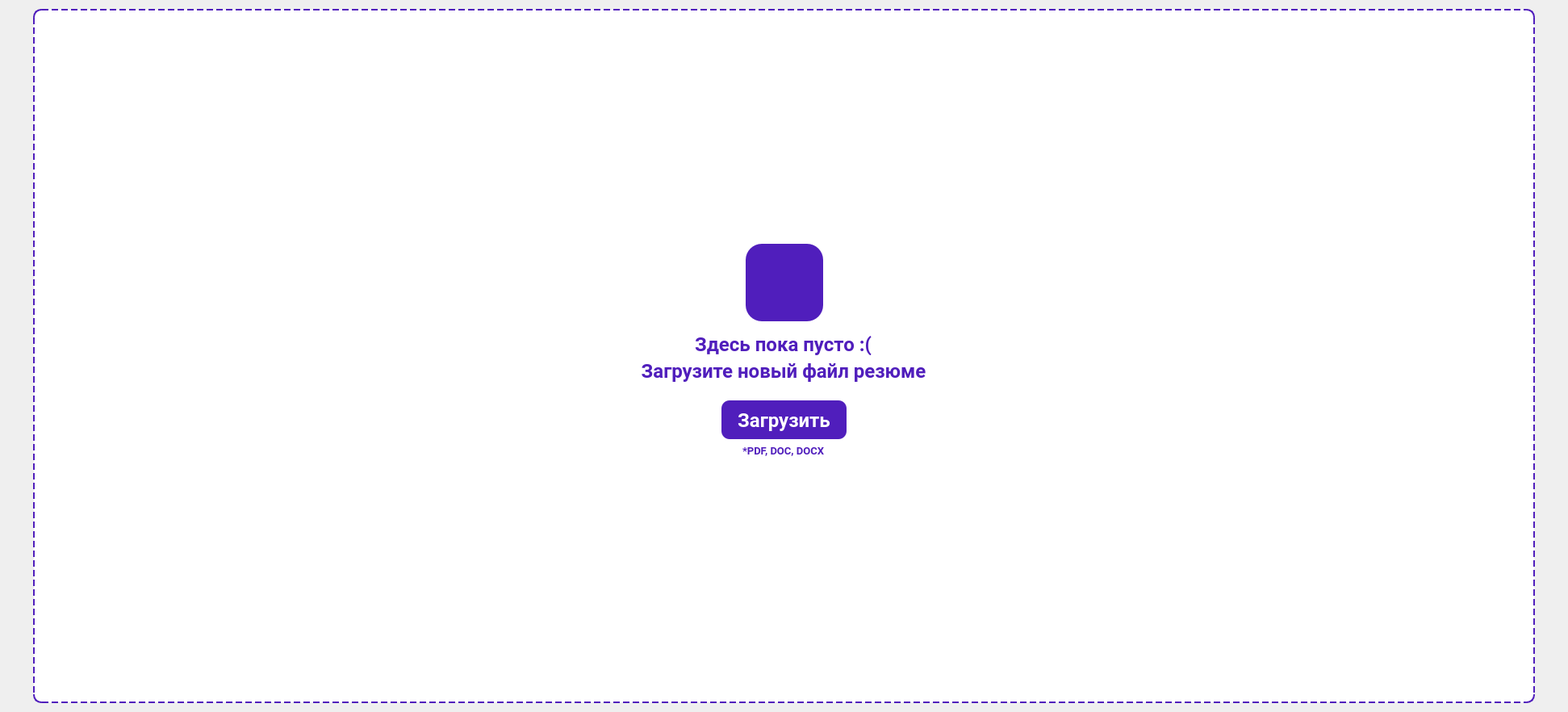
     <widget class="QFrame" name="addLayoutFrame">
      <layout class="QHBoxLayout" name="addLayout">
       <property name="spacing">
        <number>0</number>
       </property>
       <item>
        <widget class="QLabel" name="label_2">
         <property name="minimumSize">
          <size>
           <width>30</width>
           <height>0</height>
          </size>
         </property>
         <property name="maximumSize">
          <size>
           <width>30</width>
           <height>16777215</height>
          </size>
         </property>
         <property name="text">
          <string/>
         </property>
        </widget>
       </item>
       <item>
        <widget class="QFrame" name="addFrame">
         <property name="minimumSize">
          <size>
           <width>1861</width>
           <height>860</height>
          </size>
         </property>
         <property name="maximumSize">
          <size>
           <width>1861</width>
           <height>860</height>
          </size>
         </property>
         <property name="layoutDirection">
          <enum>Qt::LeftToRight</enum>
         </property>
         <property name="styleSheet">
          <string notr="true">QWidget {
	background-color: #FFFFFF;
	border: 2px dashed #501EBC;
	border-radius: 10px;
}</string>
         </property>
         <layout class="QVBoxLayout" name="verticalLayout_3">
          <property name="spacing">
           <number>5</number>
          </property>
          <property name="leftMargin">
           <number>0</number>
          </property>
          <property name="topMargin">
           <number>0</number>
          </property>
          <property name="rightMargin">
           <number>0</number>
          </property>
          <property name="bottomMargin">
           <number>0</number>
          </property>
          <item>
           <spacer name="verticalSpacer">
            <property name="orientation">
             <enum>Qt::Vertical</enum>
            </property>
            <property name="sizeHint" stdset="0">
             <size>
              <width>20</width>
              <height>40</height>
             </size>
            </property>
           </spacer>
          </item>
          <item>
           <layout class="QHBoxLayout" name="bigButton">
            <item>
             <spacer name="horizontalSpacer_3">
              <property name="orientation">
               <enum>Qt::Horizontal</enum>
              </property>
              <property name="sizeHint" stdset="0">
               <size>
                <width>40</width>
                <height>20</height>
               </size>
              </property>
             </spacer>
            </item>
            <item>
             <widget class="QPushButton" name="pushBigButton">
              <property name="sizePolicy">
               <sizepolicy hsizetype="Minimum" vsizetype="Fixed">
                <horstretch>96</horstretch>
                <verstretch>96</verstretch>
               </sizepolicy>
              </property>
              <property name="minimumSize">
               <size>
                <width>96</width>
                <height>96</height>
               </size>
              </property>
              <property name="maximumSize">
               <size>
                <width>96</width>
                <height>96</height>
               </size>
              </property>
              <property name="layoutDirection">
               <enum>Qt::LeftToRight</enum>
              </property>
              <property name="styleSheet">
               <string notr="true">QPushButton {
	background-color: rgb(80, 30, 188);
	border: none;
	border-radius: 20px;
}

QPushButton:hover {
	background-color: rgb(50, 19, 116);
}</string>
              </property>
              <property name="text">
               <string/>
              </property>
              <property name="icon">
               <iconset resource="Icons.qrc">
                <normaloff>:/Icons/Icons And Logo/File.png</normaloff>:/Icons/Icons And Logo/File.png</iconset>
              </property>
              <property name="iconSize">
               <size>
                <width>56</width>
                <height>56</height>
               </size>
              </property>
             </widget>
            </item>
            <item>
             <spacer name="horizontalSpacer_4">
              <property name="orientation">
               <enum>Qt::Horizontal</enum>
              </property>
              <property name="sizeHint" stdset="0">
               <size>
                <width>40</width>
                <height>20</height>
               </size>
              </property>
             </spacer>
            </item>
           </layout>
          </item>
          <item alignment="Qt::AlignHCenter">
           <widget class="QFrame" name="text">
            <property name="styleSheet">
             <string notr="true">border:none;</string>
            </property>
            <layout class="QVBoxLayout" name="verticalLayout_2">
             <property name="spacing">
              <number>5</number>
             </property>
             <item alignment="Qt::AlignHCenter">
              <widget class="QLabel" name="text_1">
               <property name="sizePolicy">
                <sizepolicy hsizetype="Preferred" vsizetype="Preferred">
                 <horstretch>0</horstretch>
                 <verstretch>28</verstretch>
                </sizepolicy>
               </property>
               <property name="minimumSize">
                <size>
                 <width>0</width>
                 <height>28</height>
                </size>
               </property>
               <property name="maximumSize">
                <size>
                 <width>16777215</width>
                 <height>28</height>
                </size>
               </property>
               <property name="palette">
                <palette>
                 <active>
                  <colorrole role="WindowText">
                   <brush brushstyle="SolidPattern">
                    <color alpha="255">
                     <red>80</red>
                     <green>30</green>
                     <blue>188</blue>
                    </color>
                   </brush>
                  </colorrole>
                  <colorrole role="Button">
                   <brush brushstyle="SolidPattern">
                    <color alpha="255">
                     <red>255</red>
                     <green>255</green>
                     <blue>255</blue>
                    </color>
                   </brush>
                  </colorrole>
                  <colorrole role="Base">
                   <brush brushstyle="SolidPattern">
                    <color alpha="255">
                     <red>255</red>
                     <green>255</green>
                     <blue>255</blue>
                    </color>
                   </brush>
                  </colorrole>
                  <colorrole role="Window">
                   <brush brushstyle="SolidPattern">
                    <color alpha="255">
                     <red>255</red>
                     <green>255</green>
                     <blue>255</blue>
                    </color>
                   </brush>
                  </colorrole>
                 </active>
                 <inactive>
                  <colorrole role="WindowText">
                   <brush brushstyle="SolidPattern">
                    <color alpha="255">
                     <red>80</red>
                     <green>30</green>
                     <blue>188</blue>
                    </color>
                   </brush>
                  </colorrole>
                  <colorrole role="Button">
                   <brush brushstyle="SolidPattern">
                    <color alpha="255">
                     <red>255</red>
                     <green>255</green>
                     <blue>255</blue>
                    </color>
                   </brush>
                  </colorrole>
                  <colorrole role="Base">
                   <brush brushstyle="SolidPattern">
                    <color alpha="255">
                     <red>255</red>
                     <green>255</green>
                     <blue>255</blue>
                    </color>
                   </brush>
                  </colorrole>
                  <colorrole role="Window">
                   <brush brushstyle="SolidPattern">
                    <color alpha="255">
                     <red>255</red>
                     <green>255</green>
                     <blue>255</blue>
                    </color>
                   </brush>
                  </colorrole>
                 </inactive>
                 <disabled>
                  <colorrole role="WindowText">
                   <brush brushstyle="SolidPattern">
                    <color alpha="255">
                     <red>120</red>
                     <green>120</green>
                     <blue>120</blue>
                    </color>
                   </brush>
                  </colorrole>
                  <colorrole role="Button">
                   <brush brushstyle="SolidPattern">
                    <color alpha="255">
                     <red>255</red>
                     <green>255</green>
                     <blue>255</blue>
                    </color>
                   </brush>
                  </colorrole>
                  <colorrole role="Base">
                   <brush brushstyle="SolidPattern">
                    <color alpha="255">
                     <red>255</red>
                     <green>255</green>
                     <blue>255</blue>
                    </color>
                   </brush>
                  </colorrole>
                  <colorrole role="Window">
                   <brush brushstyle="SolidPattern">
                    <color alpha="255">
                     <red>255</red>
                     <green>255</green>
                     <blue>255</blue>
                    </color>
                   </brush>
                  </colorrole>
                 </disabled>
                </palette>
               </property>
               <property name="font">
                <font>
                 <family>Roboto</family>
                 <pointsize>18</pointsize>
                 <weight>75</weight>
                 <bold>true</bold>
                </font>
               </property>
               <property name="styleSheet">
                <string notr="true">border: none;</string>
               </property>
               <property name="text">
                <string>Здесь пока пусто :(</string>
               </property>
               <property name="alignment">
                <set>Qt::AlignCenter</set>
               </property>
              </widget>
             </item>
             <item>
              <widget class="QLabel" name="text_2">
               <property name="sizePolicy">
                <sizepolicy hsizetype="Preferred" vsizetype="Preferred">
                 <horstretch>0</horstretch>
                 <verstretch>28</verstretch>
                </sizepolicy>
               </property>
               <property name="minimumSize">
                <size>
                 <width>360</width>
                 <height>28</height>
                </size>
               </property>
               <property name="maximumSize">
                <size>
                 <width>360</width>
                 <height>28</height>
                </size>
               </property>
               <property name="palette">
                <palette>
                 <active>
                  <colorrole role="WindowText">
                   <brush brushstyle="SolidPattern">
                    <color alpha="255">
                     <red>80</red>
                     <green>30</green>
                     <blue>188</blue>
                    </color>
                   </brush>
                  </colorrole>
                  <colorrole role="Button">
                   <brush brushstyle="SolidPattern">
                    <color alpha="255">
                     <red>255</red>
                     <green>255</green>
                     <blue>255</blue>
                    </color>
                   </brush>
                  </colorrole>
                  <colorrole role="Base">
                   <brush brushstyle="SolidPattern">
                    <color alpha="255">
                     <red>255</red>
                     <green>255</green>
                     <blue>255</blue>
                    </color>
                   </brush>
                  </colorrole>
                  <colorrole role="Window">
                   <brush brushstyle="SolidPattern">
                    <color alpha="255">
                     <red>255</red>
                     <green>255</green>
                     <blue>255</blue>
                    </color>
                   </brush>
                  </colorrole>
                 </active>
                 <inactive>
                  <colorrole role="WindowText">
                   <brush brushstyle="SolidPattern">
                    <color alpha="255">
                     <red>80</red>
                     <green>30</green>
                     <blue>188</blue>
                    </color>
                   </brush>
                  </colorrole>
                  <colorrole role="Button">
                   <brush brushstyle="SolidPattern">
                    <color alpha="255">
                     <red>255</red>
                     <green>255</green>
                     <blue>255</blue>
                    </color>
                   </brush>
                  </colorrole>
                  <colorrole role="Base">
                   <brush brushstyle="SolidPattern">
                    <color alpha="255">
                     <red>255</red>
                     <green>255</green>
                     <blue>255</blue>
                    </color>
                   </brush>
                  </colorrole>
                  <colorrole role="Window">
                   <brush brushstyle="SolidPattern">
                    <color alpha="255">
                     <red>255</red>
                     <green>255</green>
                     <blue>255</blue>
                    </color>
                   </brush>
                  </colorrole>
                 </inactive>
                 <disabled>
                  <colorrole role="WindowText">
                   <brush brushstyle="SolidPattern">
                    <color alpha="255">
                     <red>120</red>
                     <green>120</green>
                     <blue>120</blue>
                    </color>
                   </brush>
                  </colorrole>
                  <colorrole role="Button">
                   <brush brushstyle="SolidPattern">
                    <color alpha="255">
                     <red>255</red>
                     <green>255</green>
                     <blue>255</blue>
                    </color>
                   </brush>
                  </colorrole>
                  <colorrole role="Base">
                   <brush brushstyle="SolidPattern">
                    <color alpha="255">
                     <red>255</red>
                     <green>255</green>
                     <blue>255</blue>
                    </color>
                   </brush>
                  </colorrole>
                  <colorrole role="Window">
                   <brush brushstyle="SolidPattern">
                    <color alpha="255">
                     <red>255</red>
                     <green>255</green>
                     <blue>255</blue>
                    </color>
                   </brush>
                  </colorrole>
                 </disabled>
                </palette>
               </property>
               <property name="font">
                <font>
                 <family>Roboto</family>
                 <pointsize>18</pointsize>
                 <weight>75</weight>
                 <bold>true</bold>
                </font>
               </property>
               <property name="layoutDirection">
                <enum>Qt::LeftToRight</enum>
               </property>
               <property name="styleSheet">
                <string notr="true">border: none;</string>
               </property>
               <property name="text">
                <string>Загрузите новый файл резюме</string>
               </property>
               <property name="alignment">
                <set>Qt::AlignCenter</set>
               </property>
              </widget>
             </item>
            </layout>
           </widget>
          </item>
          <item alignment="Qt::AlignHCenter">
           <widget class="QFrame" name="download">
            <property name="styleSheet">
             <string notr="true">border: none;</string>
            </property>
            <layout class="QVBoxLayout" name="verticalLayout">
             <property name="spacing">
              <number>0</number>
             </property>
             <item>
              <widget class="QPushButton" name="downloadButton">
               <property name="enabled">
                <bool>true</bool>
               </property>
               <property name="sizePolicy">
                <sizepolicy hsizetype="Fixed" vsizetype="Fixed">
                 <horstretch>0</horstretch>
                 <verstretch>0</verstretch>
                </sizepolicy>
               </property>
               <property name="minimumSize">
                <size>
                 <width>155</width>
                 <height>48</height>
                </size>
               </property>
               <property name="maximumSize">
                <size>
                 <width>155</width>
                 <height>16777215</height>
                </size>
               </property>
               <property name="palette">
                <palette>
                 <active>
                  <colorrole role="Button">
                   <brush brushstyle="SolidPattern">
                    <color alpha="255">
                     <red>80</red>
                     <green>30</green>
                     <blue>188</blue>
                    </color>
                   </brush>
                  </colorrole>
                  <colorrole role="ButtonText">
                   <brush brushstyle="SolidPattern">
                    <color alpha="255">
                     <red>255</red>
                     <green>255</green>
                     <blue>255</blue>
                    </color>
                   </brush>
                  </colorrole>
                  <colorrole role="Base">
                   <brush brushstyle="SolidPattern">
                    <color alpha="255">
                     <red>80</red>
                     <green>30</green>
                     <blue>188</blue>
                    </color>
                   </brush>
                  </colorrole>
                  <colorrole role="Window">
                   <brush brushstyle="SolidPattern">
                    <color alpha="255">
                     <red>80</red>
                     <green>30</green>
                     <blue>188</blue>
                    </color>
                   </brush>
                  </colorrole>
                 </active>
                 <inactive>
                  <colorrole role="Button">
                   <brush brushstyle="SolidPattern">
                    <color alpha="255">
                     <red>80</red>
                     <green>30</green>
                     <blue>188</blue>
                    </color>
                   </brush>
                  </colorrole>
                  <colorrole role="ButtonText">
                   <brush brushstyle="SolidPattern">
                    <color alpha="255">
                     <red>255</red>
                     <green>255</green>
                     <blue>255</blue>
                    </color>
                   </brush>
                  </colorrole>
                  <colorrole role="Base">
                   <brush brushstyle="SolidPattern">
                    <color alpha="255">
                     <red>80</red>
                     <green>30</green>
                     <blue>188</blue>
                    </color>
                   </brush>
                  </colorrole>
                  <colorrole role="Window">
                   <brush brushstyle="SolidPattern">
                    <color alpha="255">
                     <red>80</red>
                     <green>30</green>
                     <blue>188</blue>
                    </color>
                   </brush>
                  </colorrole>
                 </inactive>
                 <disabled>
                  <colorrole role="Button">
                   <brush brushstyle="SolidPattern">
                    <color alpha="255">
                     <red>80</red>
                     <green>30</green>
                     <blue>188</blue>
                    </color>
                   </brush>
                  </colorrole>
                  <colorrole role="ButtonText">
                   <brush brushstyle="SolidPattern">
                    <color alpha="255">
                     <red>120</red>
                     <green>120</green>
                     <blue>120</blue>
                    </color>
                   </brush>
                  </colorrole>
                  <colorrole role="Base">
                   <brush brushstyle="SolidPattern">
                    <color alpha="255">
                     <red>80</red>
                     <green>30</green>
                     <blue>188</blue>
                    </color>
                   </brush>
                  </colorrole>
                  <colorrole role="Window">
                   <brush brushstyle="SolidPattern">
                    <color alpha="255">
                     <red>80</red>
                     <green>30</green>
                     <blue>188</blue>
                    </color>
                   </brush>
                  </colorrole>
                 </disabled>
                </palette>
               </property>
               <property name="font">
                <font>
                 <family>Roboto</family>
                 <pointsize>18</pointsize>
                 <weight>75</weight>
                 <bold>true</bold>
                </font>
               </property>
               <property name="styleSheet">
                <string notr="true">QPushButton {
	background-color: rgb(80, 30, 188);
	border: none;
	border-radius: 10px;
}

QPushButton:hover {
	background-color: rgb(50, 19, 116);
}</string>
               </property>
               <property name="text">
                <string>Загрузить</string>
               </property>
               <property name="iconSize">
                <size>
                 <width>20</width>
                 <height>20</height>
                </size>
               </property>
              </widget>
             </item>
             <item alignment="Qt::AlignHCenter">
              <widget class="QLabel" name="textFiles">
               <property name="sizePolicy">
                <sizepolicy hsizetype="Preferred" vsizetype="Preferred">
                 <horstretch>0</horstretch>
                 <verstretch>28</verstretch>
                </sizepolicy>
               </property>
               <property name="minimumSize">
                <size>
                 <width>0</width>
                 <height>28</height>
                </size>
               </property>
               <property name="maximumSize">
                <size>
                 <width>16777215</width>
                 <height>28</height>
                </size>
               </property>
               <property name="palette">
                <palette>
                 <active>
                  <colorrole role="WindowText">
                   <brush brushstyle="SolidPattern">
                    <color alpha="255">
                     <red>80</red>
                     <green>30</green>
                     <blue>188</blue>
                    </color>
                   </brush>
                  </colorrole>
                  <colorrole role="Button">
                   <brush brushstyle="SolidPattern">
                    <color alpha="255">
                     <red>255</red>
                     <green>255</green>
                     <blue>255</blue>
                    </color>
                   </brush>
                  </colorrole>
                  <colorrole role="Base">
                   <brush brushstyle="SolidPattern">
                    <color alpha="255">
                     <red>255</red>
                     <green>255</green>
                     <blue>255</blue>
                    </color>
                   </brush>
                  </colorrole>
                  <colorrole role="Window">
                   <brush brushstyle="SolidPattern">
                    <color alpha="255">
                     <red>255</red>
                     <green>255</green>
                     <blue>255</blue>
                    </color>
                   </brush>
                  </colorrole>
                 </active>
                 <inactive>
                  <colorrole role="WindowText">
                   <brush brushstyle="SolidPattern">
                    <color alpha="255">
                     <red>80</red>
                     <green>30</green>
                     <blue>188</blue>
                    </color>
                   </brush>
                  </colorrole>
                  <colorrole role="Button">
                   <brush brushstyle="SolidPattern">
                    <color alpha="255">
                     <red>255</red>
                     <green>255</green>
                     <blue>255</blue>
                    </color>
                   </brush>
                  </colorrole>
                  <colorrole role="Base">
                   <brush brushstyle="SolidPattern">
                    <color alpha="255">
                     <red>255</red>
                     <green>255</green>
                     <blue>255</blue>
                    </color>
                   </brush>
                  </colorrole>
                  <colorrole role="Window">
                   <brush brushstyle="SolidPattern">
                    <color alpha="255">
                     <red>255</red>
                     <green>255</green>
                     <blue>255</blue>
                    </color>
                   </brush>
                  </colorrole>
                 </inactive>
                 <disabled>
                  <colorrole role="WindowText">
                   <brush brushstyle="SolidPattern">
                    <color alpha="255">
                     <red>120</red>
                     <green>120</green>
                     <blue>120</blue>
                    </color>
                   </brush>
                  </colorrole>
                  <colorrole role="Button">
                   <brush brushstyle="SolidPattern">
                    <color alpha="255">
                     <red>255</red>
                     <green>255</green>
                     <blue>255</blue>
                    </color>
                   </brush>
                  </colorrole>
                  <colorrole role="Base">
                   <brush brushstyle="SolidPattern">
                    <color alpha="255">
                     <red>255</red>
                     <green>255</green>
                     <blue>255</blue>
                    </color>
                   </brush>
                  </colorrole>
                  <colorrole role="Window">
                   <brush brushstyle="SolidPattern">
                    <color alpha="255">
                     <red>255</red>
                     <green>255</green>
                     <blue>255</blue>
                    </color>
                   </brush>
                  </colorrole>
                 </disabled>
                </palette>
               </property>
               <property name="font">
                <font>
                 <family>Roboto</family>
                 <pointsize>10</pointsize>
                 <weight>75</weight>
                 <bold>true</bold>
                </font>
               </property>
               <property name="styleSheet">
                <string notr="true">border: none;</string>
               </property>
               <property name="text">
                <string>*PDF, DOC, DOCX</string>
               </property>
              </widget>
             </item>
            </layout>
           </widget>
          </item>
          <item>
           <spacer name="verticalSpacer_2">
            <property name="orientation">
             <enum>Qt::Vertical</enum>
            </property>
            <property name="sizeHint" stdset="0">
             <size>
              <width>20</width>
              <height>40</height>
             </size>
            </property>
           </spacer>
          </item>
         </layout>
        </widget>
       </item>
       <item>
        <widget class="QLabel" name="label_3">
         <property name="minimumSize">
          <size>
           <width>30</width>
           <height>0</height>
          </size>
         </property>
         <property name="maximumSize">
          <size>
           <width>30</width>
           <height>16777215</height>
          </size>
         </property>
         <property name="text">
          <string/>
         </property>
        </widget>
       </item>
      </layout>
     </widget>
